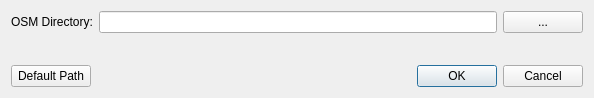
<?xml version="1.0" encoding="UTF-8"?>
<ui version="4.0">
 <class>OSMDirectoryPathDialog</class>
 <widget class="QDialog" name="OSMDirectoryPathDialog">
  <property name="geometry">
   <rect>
    <x>0</x>
    <y>0</y>
    <width>594</width>
    <height>98</height>
   </rect>
  </property>
  <property name="windowTitle">
   <string>Select OSM Tiles Directory</string>
  </property>
  <layout class="QVBoxLayout" name="verticalLayout">
   <item>
    <layout class="QHBoxLayout" name="horizontalLayout" stretch="0,1,0">
     <item>
      <widget class="QLabel" name="label">
       <property name="text">
        <string>OSM Directory:</string>
       </property>
      </widget>
     </item>
     <item>
      <widget class="QLineEdit" name="osmDirectoryPath"/>
     </item>
     <item>
      <widget class="QPushButton" name="selectDirectoryPath">
       <property name="text">
        <string>...</string>
       </property>
      </widget>
     </item>
    </layout>
   </item>
   <item>
    <spacer name="verticalSpacer">
     <property name="orientation">
      <enum>Qt::Vertical</enum>
     </property>
     <property name="sizeHint" stdset="0">
      <size>
       <width>20</width>
       <height>40</height>
      </size>
     </property>
    </spacer>
   </item>
   <item>
    <layout class="QHBoxLayout" name="horizontalLayout_2">
     <item>
      <widget class="QPushButton" name="resetDirectoryPath">
       <property name="text">
        <string>Default Path</string>
       </property>
      </widget>
     </item>
     <item>
      <spacer name="horizontalSpacer">
       <property name="orientation">
        <enum>Qt::Horizontal</enum>
       </property>
       <property name="sizeHint" stdset="0">
        <size>
         <width>40</width>
         <height>20</height>
        </size>
       </property>
      </spacer>
     </item>
     <item>
      <widget class="QDialogButtonBox" name="buttonBox">
       <property name="orientation">
        <enum>Qt::Horizontal</enum>
       </property>
       <property name="standardButtons">
        <set>QDialogButtonBox::Cancel|QDialogButtonBox::Ok</set>
       </property>
      </widget>
     </item>
    </layout>
   </item>
  </layout>
 </widget>
 <resources/>
 <connections>
  <connection>
   <sender>buttonBox</sender>
   <signal>accepted()</signal>
   <receiver>OSMDirectoryPathDialog</receiver>
   <slot>accept()</slot>
   <hints>
    <hint type="sourcelabel">
     <x>248</x>
     <y>254</y>
    </hint>
    <hint type="destinationlabel">
     <x>157</x>
     <y>274</y>
    </hint>
   </hints>
  </connection>
  <connection>
   <sender>buttonBox</sender>
   <signal>rejected()</signal>
   <receiver>OSMDirectoryPathDialog</receiver>
   <slot>reject()</slot>
   <hints>
    <hint type="sourcelabel">
     <x>316</x>
     <y>260</y>
    </hint>
    <hint type="destinationlabel">
     <x>286</x>
     <y>274</y>
    </hint>
   </hints>
  </connection>
 </connections>
</ui>
